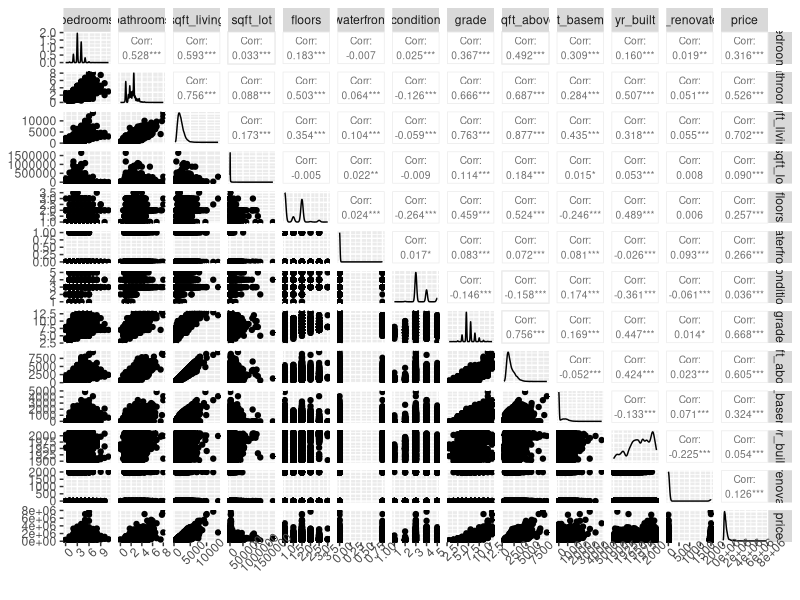
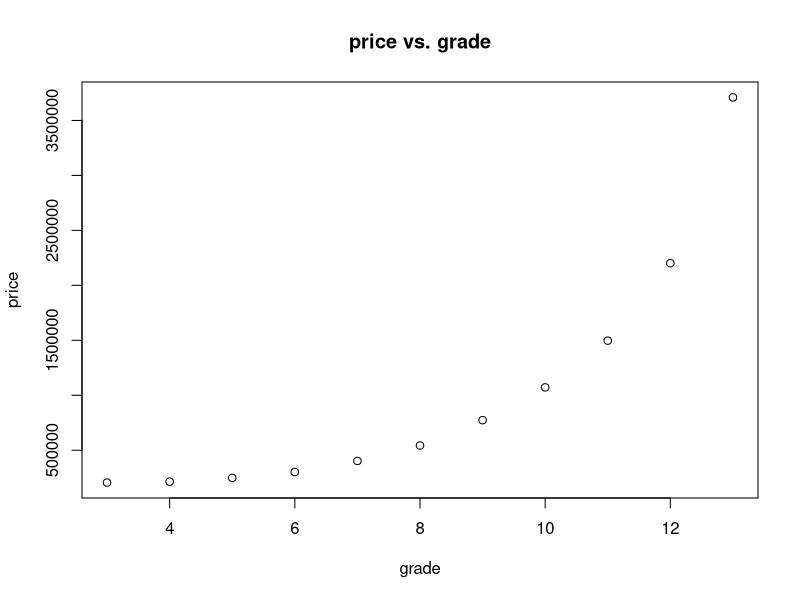
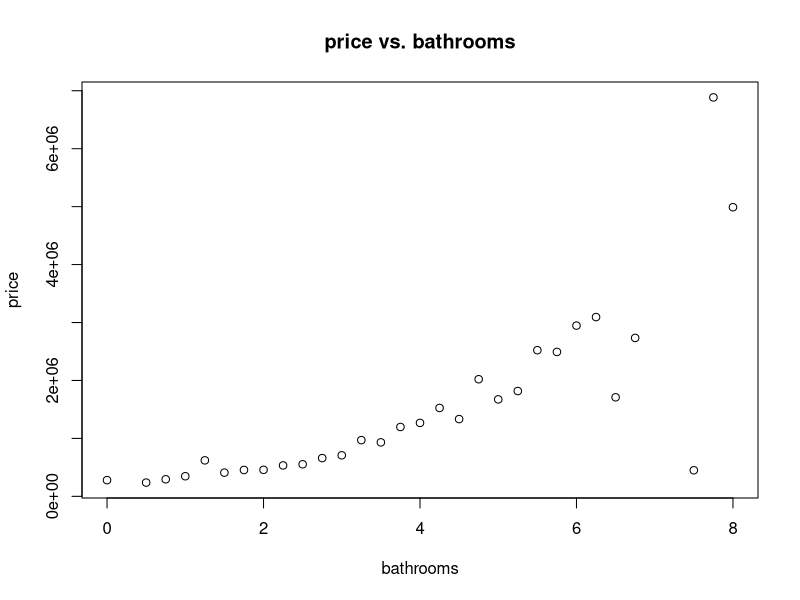
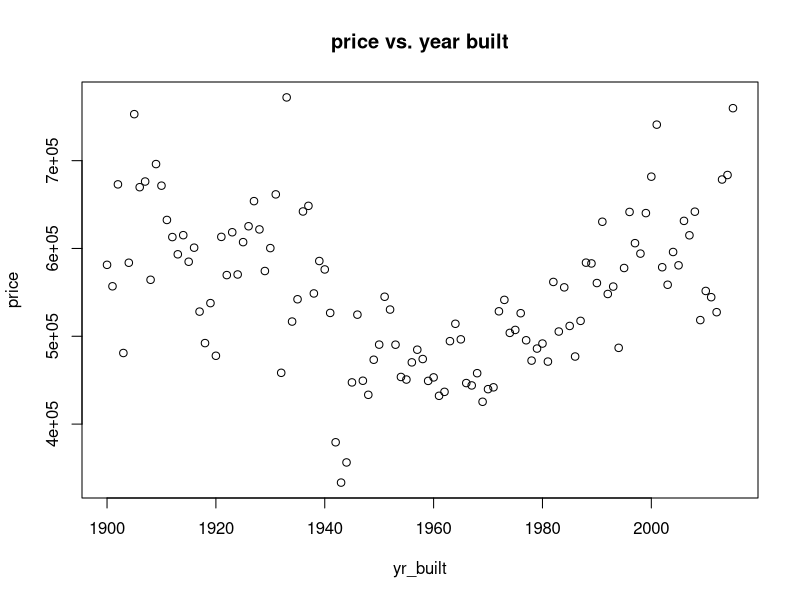
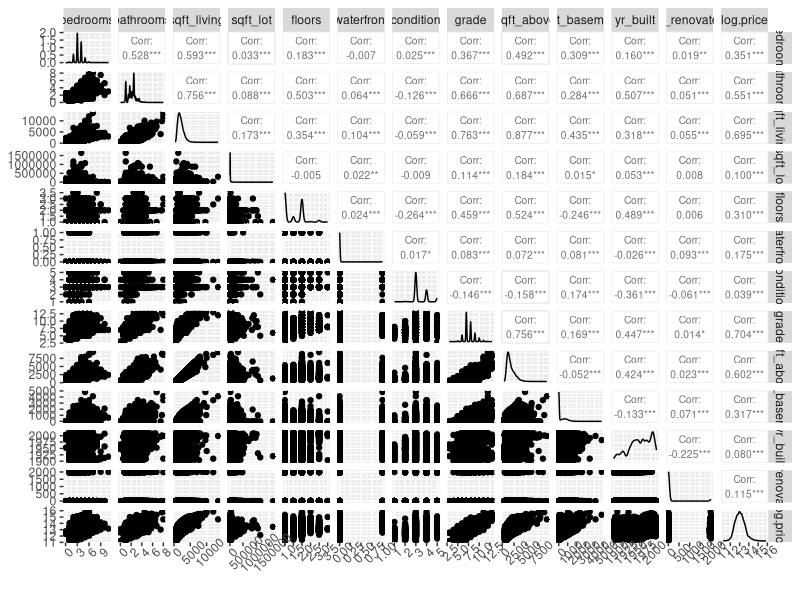
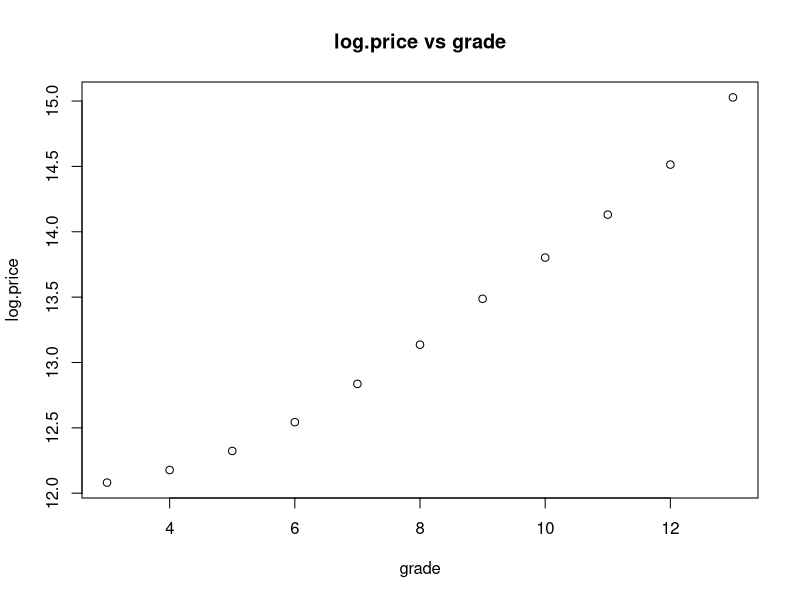
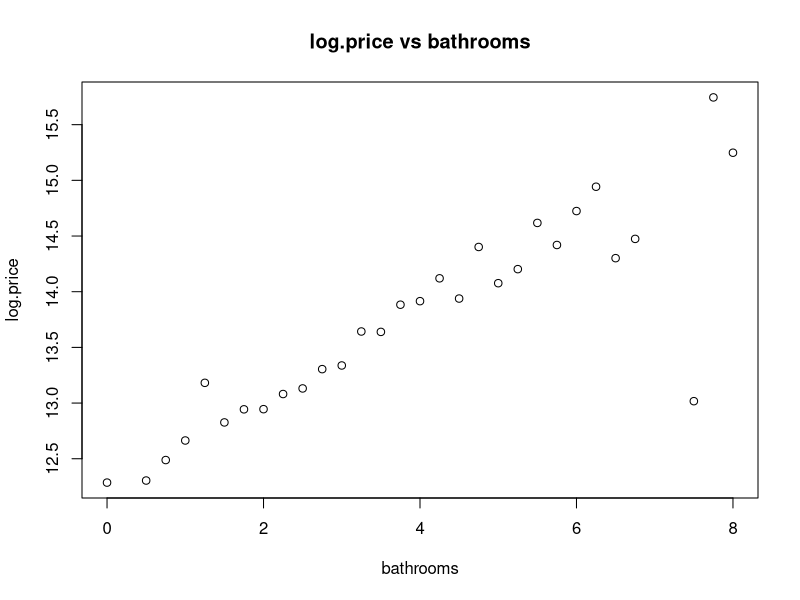
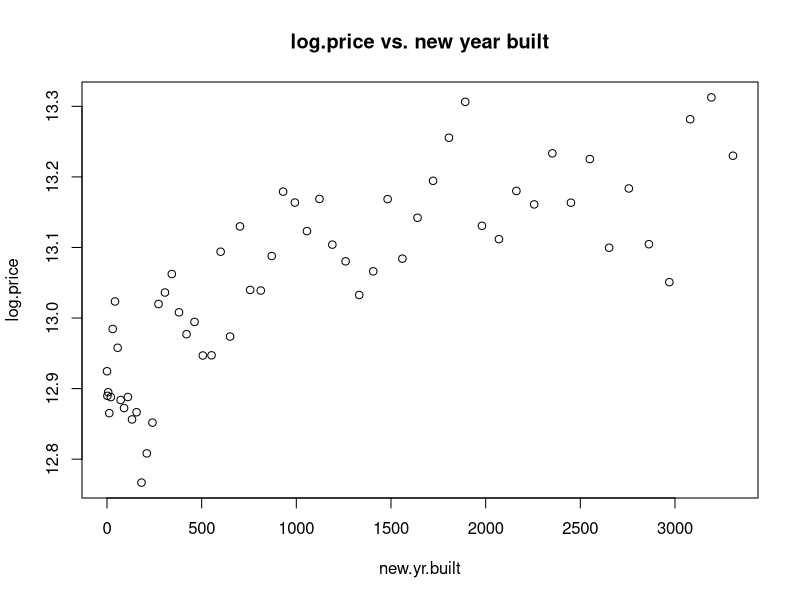

These figures' R source, in order: (Note: this script raises an error after producing the figures.)
## ---- chunk 1
knitr::opts_chunk$set(fig.align="center", fig.height=5.5, fig.width=8, collapse=T, comment="", prompt=F, echo = T, cache=T, autodep=T, tidy=T, tidy.opts=list(width.cutoff=63), warning=F, dev='png')
options(width=63)

## ---- chunk 2
# read csv file to dataframe
house = read.csv('subset_kc_house_data.csv')
# dimension of house df
dim(house)
## ---- chunk 3
# 2b remove 8 records that are errors
house = house[!(house$bedrooms == 0 & house$bathrooms == 0) &!(house$bedrooms >30),]

# ggpairs of house without date and zipcode
library(ggplot2)
library(GGally)
ggpairs(house[, c(3:14, 2)],  upper = list(continuous = wrap("cor", size = 2.6))) + theme(axis.text.x = element_text(angle = 45))
## ---- chunk 4
# living square footage of house with 30 bedrooms
house[house$bedrooms > 30,]$sqft_living
# dimension of new house df
dim(house)
## ---- chunk 5
library(dplyr)
# creates df of avg price of by each unique value for each 3 of variables
vs.grade = house %>%
  group_by(grade) %>%
  summarise(price = mean(price))
vs.bathrooms = house %>%
  group_by(bathrooms) %>%
  summarise(price = mean(price))
vs.yr_built = house %>%
  group_by(yr_built) %>%
  summarise(price = mean(price))
# plot the avg price vs each unique variables
plot(vs.grade, main = 'price vs. grade')
plot(vs.bathrooms, main = 'price vs. bathrooms')
plot(vs.yr_built, main = 'price vs. year built')
## ---- chunk 6
# add log(price) to house 
house = mutate(house, log.price = log(price))
# ggpairs of house with log.price
ggpairs(house[, c(3:14, 16)],  upper = list(continuous = wrap("cor", size = 2.6))) + theme(axis.text.x = element_text(angle = 45))
## ---- chunk 7
# creates df of avg log.price of by each unique value for the 2 variables
vs.grade2 = house %>%
  group_by(grade) %>%
  summarise(log.price = mean(log.price))
vs.bathrooms2 = house %>%
  group_by(bathrooms) %>%
  summarise(log.price = mean(log.price))
# plot the avg log.price vs each unique variables
plot(vs.grade2, main = 'log.price vs grade')
plot(vs.bathrooms2, main = 'log.price vs bathrooms')

## ---- chunk 8
#transform year built
newy = (house$yr_built - 1957.5)^2
# find avg log.price for each unique value of new year built and plot
vs.yr_built2 = house %>%
  mutate(new.yr.built = (house$yr_built - 1957.5)^2) %>%
  group_by(new.yr.built) %>%
  summarise(log.price = mean(log.price))
plot(vs.yr_built2, main = 'log.price vs. new year built')
## ---- chunk 9
# avg log.price for floors and condtions
vs.floors = house %>%
  group_by(floors) %>%
  summarise(price = mean(log.price))
vs.condition = house %>%
  group_by(condition) %>%
  summarise(price = mean(log.price))
# plot for each unique value
plot(vs.floors, main = 'log.price vs. floors')
plot(vs.condition, main = 'log.price vs condtions')
## ---- chunk 10
# side by side boxplot 
boxplot(house$log.price ~ factor(house$zipcode), col = 'orange', xlab = 'zipcode', ylab = 'log.price', main = 'log.price by zipcode', outcex = .5)
## ---- chunk 11
# assign given summary of model to a value
pmodel = summary(lm(log.price~factor(zipcode), data = house))
## ---- chunk 12
#get p values from model
p.v = pmodel$coefficients[,4]
alpha = .05
# p values less than alpha 
sum(p.v < alpha)
# Bonferroni Correction factor
m = length(p.v)
cutoff =  alpha/m
cutoff
sum(p.v < cutoff)
# False Discovery Rate
sort.p = sort(p.v)
cutoff = max(sort.p[sort.p <= (1:m)/m * alpha])
sum(p.v <= cutoff)
cutoff
## ---- chunk 13
# create new mod.variables dataframe from existing variables in house and transforming some variabled
renovated = house$yr_renovated
renovated[renovated != 0] = 1
mod.variables = house %>%
  select('log.price', 'sqft_living', 'sqft_basement', 'grade', 'bedrooms', 'bathrooms', 'date') %>%
  mutate(f.waterfront = as.factor(house$waterfront)) %>%
  mutate(f.floor = as.factor(house$floors)) %>%
  mutate(f.cond = as.factor(house$condition)) %>%
  mutate(trs.yr.built = (house$yr_built - 1957.5)^2) %>%
  mutate(f.zipcode = as.factor(house$zipcode)) %>%
  mutate(f.renov = as.factor(renovated))
## ---- chunk 14
date.format = format(as.Date(mod.variables$date, '%Y%m%dT'), "%Y%m")
length(date.format)
head(date.format)
dim(mod.variables)

## ---- chunk 15

test2 = mod.variables[date.format %in% '201505', !(names(mod.variables)%in%c('date'))]

dim(test2)
## ---- chunk 16
tmp = mod.variables[!date.format %in% '201505',  !(names(mod.variables)%in%c('date'))]

s = dim(tmp)[1]
s

set.seed(2939)
permu = sample(1:s)
train.val = tmp[permu,][1:round(s*.85),]
dim(train.val)


test1 = tmp[permu,][(round(s*.85)+1):s,]
dim(test1)


## ---- chunk 17
v.errors1 = matrix(NA, 5, 87, dimnames = list(NULL, paste(1:87)))
v.errors2 = matrix(NA, 5, 87, dimnames = list(NULL, paste(1:87)))
## ---- chunk 18
library(leaps)
k = 5 # number of folds
set.seed(2132)
folds = sample(1:k, nrow(train.val), replace = TRUE)

predict.reg = function(object, newdata, id) {
form = as.formula(object$call[[2]]) # Extract the formula used when we called regsubsets()
mat = model.matrix(form, newdata) # Build the model matrix
coefi = coef(object, id = id) # Extract the coefficients of the id'th model
xvars = names(coefi) # Pull out the names of the predictors used in the ith model
mat[, xvars] %*% coefi # Make predictions using matrix multiplication
}

for(j in 1:k){
    
    # Perform best subset selection on the full dataset, minus the jth fold
best_fit_f = regsubsets(log.price~. + f.waterfront:sqft_living, data = train.val[folds!=j,], nvmax=87, method = 'forward')

best_fit_b = regsubsets(log.price~ . + f.waterfront:sqft_living, data = train.val[folds!=j,], nvmax=87, method = 'backward')
    
    # Inner loop iterates over each number of predictors
    for(i in 1:87){
        
        # Predict the values of the current fold with the "best" model for i predictors
pred1 = predict.reg(best_fit_f, newdata = train.val[folds==j,], id=i)
        
pred2 = predict.reg(best_fit_b, newdata = train.val[folds==j,], id=i)
        # Calculate the MSE for the jth fold and best i-predictor model, store it in the matrix we created above
v.errors1[j,i] = mean((train.val$log.price[folds==j]-pred1)^2)
        
v.errors2[j,i] = mean((train.val$log.price[folds==j]-pred2)^2)
    }
}
# Take the mean of over all folds for each model size
mean.v.errors1 = apply(v.errors1, 2, mean)
mean.v.errors2 = apply(v.errors2, 2, mean)
#print avg MSE for all number of predictores
print('Forward: ')
mean.v.errors1
print('Backward: ')
mean.v.errors2
# find and print min and when they occur
print(c(min(mean.v.errors1), which.min(mean.v.errors1)))
print(c(min(mean.v.errors2), which.min(mean.v.errors2)))

# plot avg MSE vs number of predictors
min1 = which.min(mean.v.errors1)
min2 = which.min(mean.v.errors2)
plot(mean.v.errors1 , type = "b", xlab = '', ylab = '')
par(new = T)
plot(mean.v.errors2 , type = "b",  col = 'blue',main = 'avg MSE vs number of predictors', xlab = 'number of predictors', ylab = 'average MSE')
points(min1, mean.v.errors1[min1][1], col = "red", cex = 2, pch = 10)
points(min2, mean.v.errors2[min2][1], col = "orange", cex = 2, pch = 10)
legend('bottomleft', legend=c("Foward", "Backward"),
       col=c("black", "blue"),lty=1:1, cex=0.8)

## ---- chunk 19
# best fit from regsubsets
bestf = regsubsets(log.price~. + f.waterfront:sqft_living,
data=train.val, method='forward', nvmax=87)
bestb = regsubsets(log.price~. + f.waterfront:sqft_living,
data=train.val, method='backward', nvmax=87)
# Build the design matrix
mat1 = model.matrix(log.price~. + f.waterfront:sqft_living, data = train.val)
mat2 = model.matrix(log.price~. + f.waterfront:sqft_living, data = train.val)
# Extract the coefficients of the id'th model
coefi1 = coef(bestf,id=84)
coefi2 = coef(bestb,id=84)
# check if coefficients from backward and forward selections are the same or not(true means they are same)
setequal((names(coefi1)) ,(names(coefi2)))
coefi1


## ---- chunk 20
tmp = regsubsets(log.price ~ . + f.waterfront:sqft_living, data = train.val, really.big=T, method='forward', nvmax = 87)
# plot BIC, Adjusted R^2, and Mallow's Cp
plot(summary(tmp)$bic, main = 'BIC for best model for each given number of predictors', xlab = 'Given number of predictors', ylab = 'BIC')
plot(summary(tmp)$adjr2, main='Adjusted R-square for best model
for each given number of predictors', xlab = 'Given number of predictors', ylab = 'Adjusted R-square')
plot(summary(tmp)$cp, main = 'Mallows Cp for best model
for each given number of predictors', xlab = 'Given number of predictors', ylab = 'Mallows Cp')

## ---- chunk 21
pred_x = predict.reg(bestf, test1, id = 84)
# residuals plot
plot(pred_x,test1$log.price-pred_x,xlab= "Fitted values",ylab= "Residuals", main = 'Residuals vs. fitted')
abline(h =0 , col = 'red')

##qq plot
qqplot(pred_x,test1$log.price,xlab= "Theoretical Quantiles",ylab= "Standardized Residuals", main = 'Normal Q-Q')

##histogram
hist(test1$log.price - pred_x, breaks = 30, main = 'Histogram of residuals', xlab = 'residuals')
## ---- chunk 22
# in-time test set
pred_x_in <- predict.reg(bestf, test1, id = 84)
mse_in = mean((test1$log.price-pred_x_in)^2)
mse_in
# out of time test set
pred_x_out <- predict.reg(bestf, test2, id = 84)
mse_out =  mean((test2$log.price-pred_x_out)^2)
mse_out
